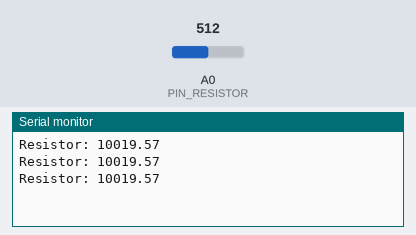
This sketch was run on a simulated Arduino Uno, built with avr-gcc and run on an emulated ATmega328P. On the bench: the last lines printed to the serial monitor. The inputs (shaded band) are chosen by the test bench; at power-on: A0 (PIN_RESISTOR) = 512.

Above: at 1.3 s.
1.4 s: A0 (PIN_RESISTOR) set to 1010
At 1.9 s:
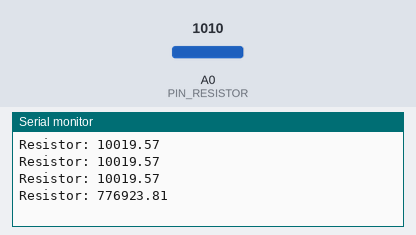
2.9 s: A0 (PIN_RESISTOR) set to 1023
At 3.4 s:
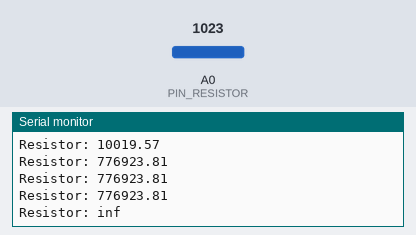

The sketch:

resistor.ino
```cpp
// Contoh untuk mengukur hambatan
//   suatu resistor

const byte PIN_RESISTOR = A0;

void setup()
{
  Serial.begin(9600);
}

void loop()
{
  int nilaiPinA0 = analogRead(PIN_RESISTOR);
  float vOut = nilaiPinA0 * 5.0 / 1023;
  float hambatan = 10000 * vOut / (5.0 - vOut);
  if (hambatan != 0)
  {
    Serial.print("Resistor: ");
    Serial.println(hambatan);
    delay(500);
  }
}
```

Measured:
- the behaviour switches between 1022 and 1023 on A0 (PIN_RESISTOR) (found by bisection; images 1 and 2)
- after the input at 1.4 s, the serial monitor: prints a new line after 0.10 s (image 1)
- after the input at 2.9 s, the serial monitor: prints a new line after 0.11 s (image 2)
